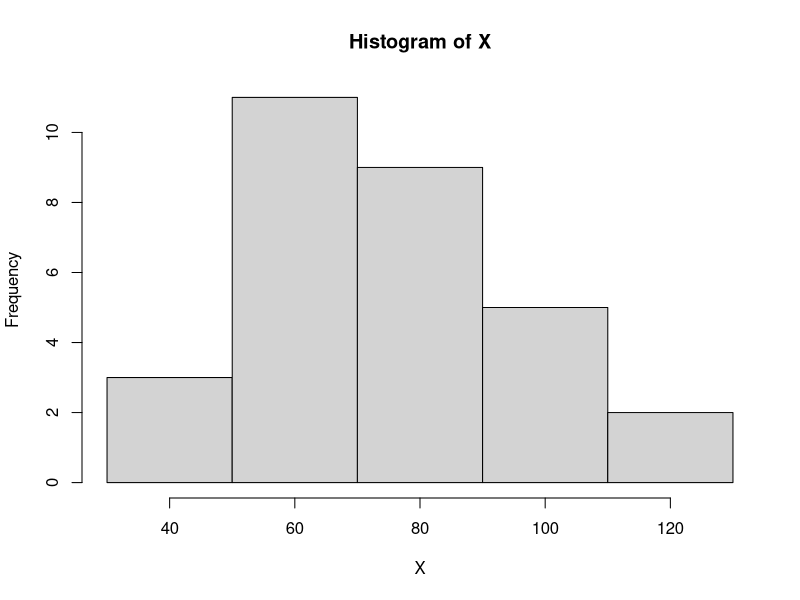
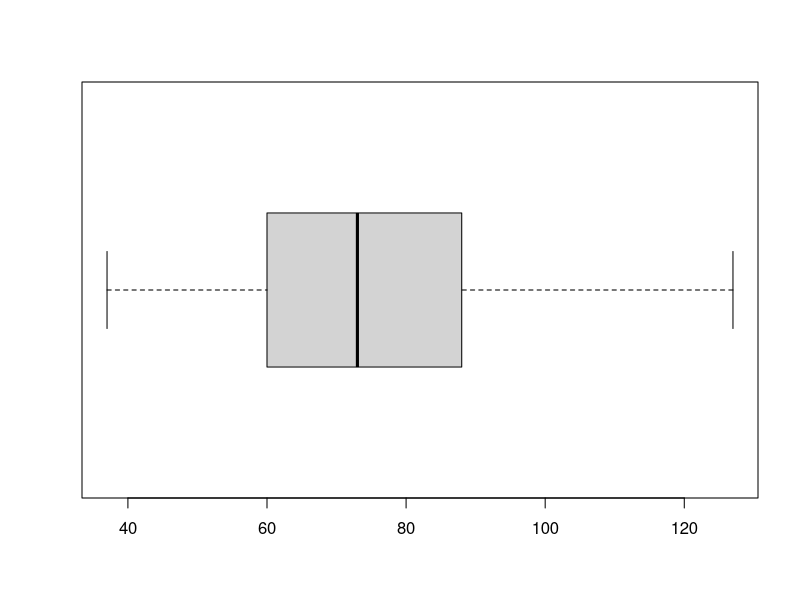

Write the R code that produced these figures, in order.
 # Section A 10 Basic Statistical Procedures with R
 # Basic Statistical Procedures with R

##################################################################
# simulate 100 rolls of a die
dice=c(rep(1,17),rep(2,16),rep(3,15),rep(4,19),rep(5,18),rep(6,15))

table(dice)
mean(dice)
sd(dice)
median(dice)

##################################################################
# Constructing a Histogram

X=c(37,	44,	48,	51,	53,	56,	58,	60,	62,	63,
65,	67,	69,	70,	72,	74,	76,	77,	79,	81,
83,	86,	88,	91,	94,	97,	101,	106,	113,	127)


#Set the intervals from 30 to 130 - with width of 20 each
hist(X,breaks=c(30,50,70,90,110,130))


##################################################################

boxplot(X,horizontal=T)
